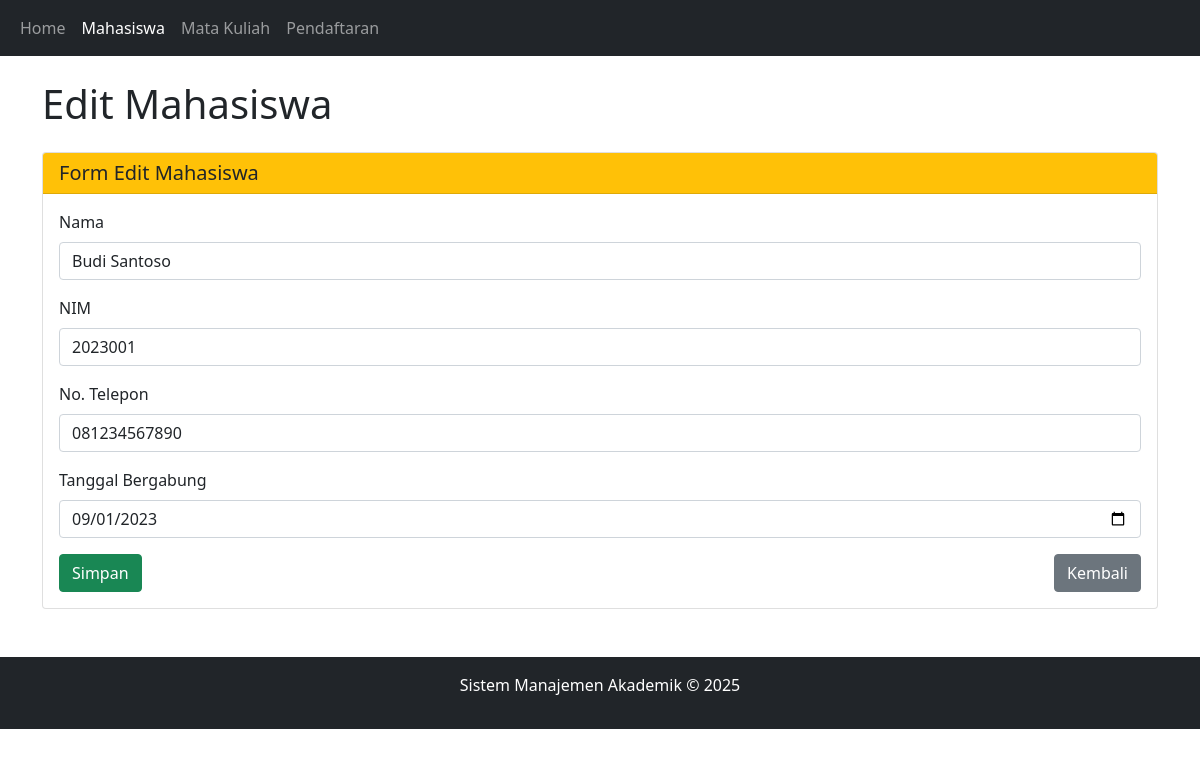
/Project/index.php?action=students&method=edit&id=1, run on the app's committed database.
### tables this page shows
CREATE TABLE `students` (
  `id` int(11) NOT NULL,
  `name` varchar(100) NOT NULL,
  `nim` varchar(20) NOT NULL,
  `phone` varchar(15) NOT NULL,
  `join_date` date NOT NULL
);

### Project/controllers/StudentController.php (called while the page is built, shortened)
<?php
require_once "models/Student.php";
class StudentController {
    private $student;
    public function __construct() {
        $database = new Database();
        $db = $database->getConnection();
        $this->student = new Student($db);
    }
    public function edit($id) {
        $this->student->id = $id;
        if ($_SERVER["REQUEST_METHOD"] == "POST" && isset($_POST["submit"])) {
            $this->student->name = $_POST["name"];
            $this->student->nim = $_POST["nim"];
            $this->student->phone = $_POST["phone"];
            $this->student->join_date = $_POST["join_date"];
            if ($this->student->update()) {
                $_SESSION['success'] = "Data mahasiswa berhasil diperbarui";
                header("Location: index.php?action=students");
                exit();
            } else {
                $_SESSION['error'] = "Gagal mengupdate data mahasiswa";
            }
        } else {
            if (!$this->student->getById()) {
                $_SESSION['error'] = "Data mahasiswa tidak ditemukan";
                header("Location: index.php?action=students");
                exit();
            }
        }
        include_once "views/templates/header.php";
        include_once "views/students/edit.php";
        include_once "views/templates/footer.php";
    }
}

### Project/models/Student.php (called while the page is built, shortened)
<?php
class Student {
    private $conn;
    private $table_name = "students";
    public $id;
    public function __construct($db) {
        $this->conn = $db;
    }
    public function getById() {
        $query = "SELECT * FROM " . $this->table_name . " WHERE id = ?";
        $stmt = $this->conn->prepare($query);
        $stmt->bind_param("i", $this->id);
        $stmt->execute();
        $result = $stmt->get_result();
        if ($result->num_rows == 1) {
            $row = $result->fetch_assoc();
            $this->name = $row['name'];
            $this->nim = $row['nim'];
            $this->phone = $row['phone'];
            $this->join_date = $row['join_date'];
            return true;
        }
        return false;
    }
}

### Project/views/students/edit.php (the view, shortened to what this page needs)
<h1 class="mb-4">Edit Mahasiswa</h1>
<div class="card">
    <div class="card-header bg-warning">
        <h5 class="mb-0">Form Edit Mahasiswa</h5>
    </div>
    <div class="card-body">
        <form action="index.php?action=students&method=edit&id=<?php echo $this->student->id; ?>" method="post">
            <div class="mb-3">
                <label for="name" class="form-label">Nama</label>
                <input type="text" class="form-control" id="name" name="name" value="<?php echo $this->student->name; ?>" required>
            </div>
            <div class="mb-3">
                <label for="nim" class="form-label">NIM</label>
                <input type="text" class="form-control" id="nim" name="nim" value="<?php echo $this->student->nim; ?>" required>
            </div>
            <div class="mb-3">
                <label for="phone" class="form-label">No. Telepon</label>
                <input type="text" class="form-control" id="phone" name="phone" value="<?php echo $this->student->phone; ?>" required>
            </div>
            <div class="mb-3">
                <label for="join_date" class="form-label">Tanggal Bergabung</label>
                <input type="date" class="form-control" id="join_date" name="join_date" value="<?php echo $this->student->join_date; ?>" required>
            </div>
            <div class="d-flex justify-content-between">
                <button type="submit" class="btn btn-success" name="submit">Simpan</button>
                <a href="index.php?action=students" class="btn btn-secondary">Kembali</a>
            </div>
        </form>
    </div>
</div>

### data on the page
students: name "Budi Santoso", nim "2023001", phone "081234567890", join_date "09/01/2023"
